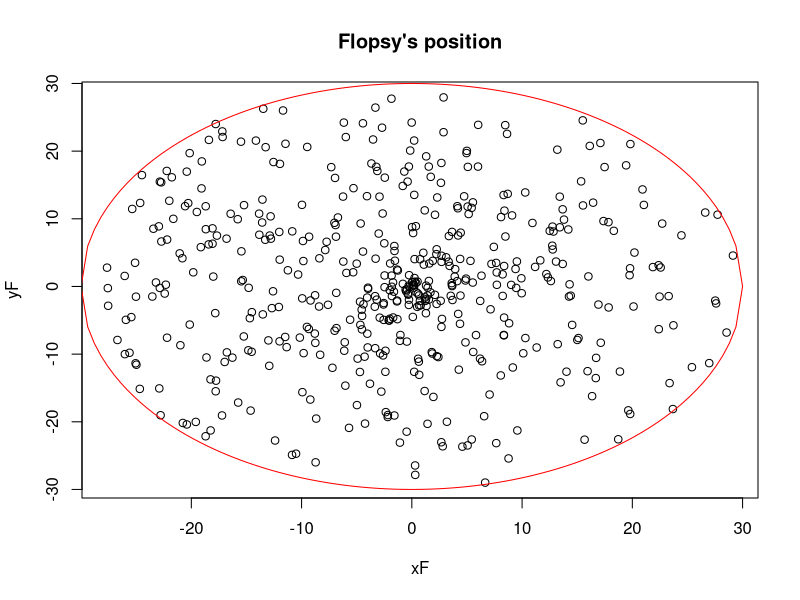
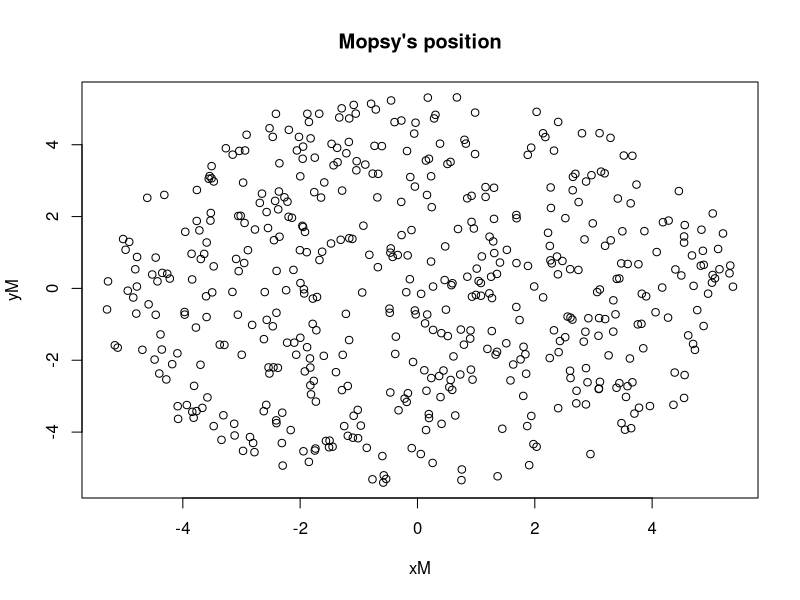
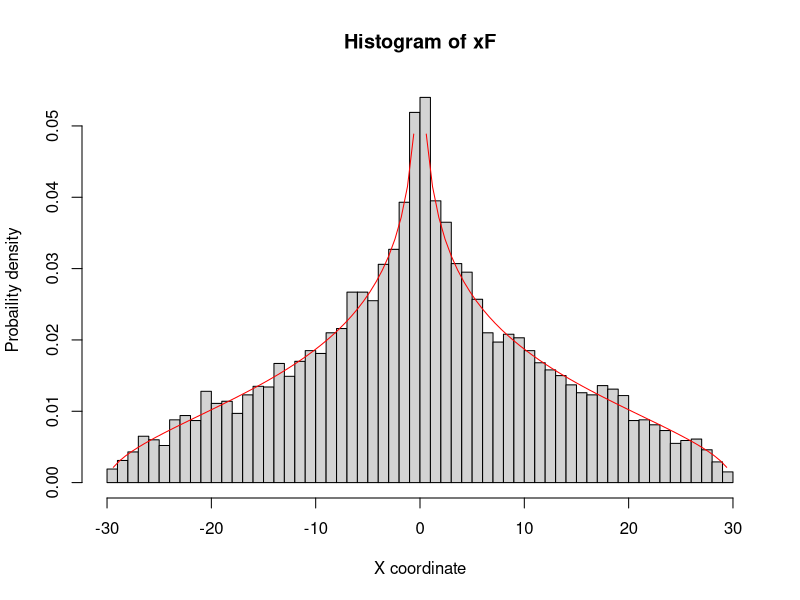
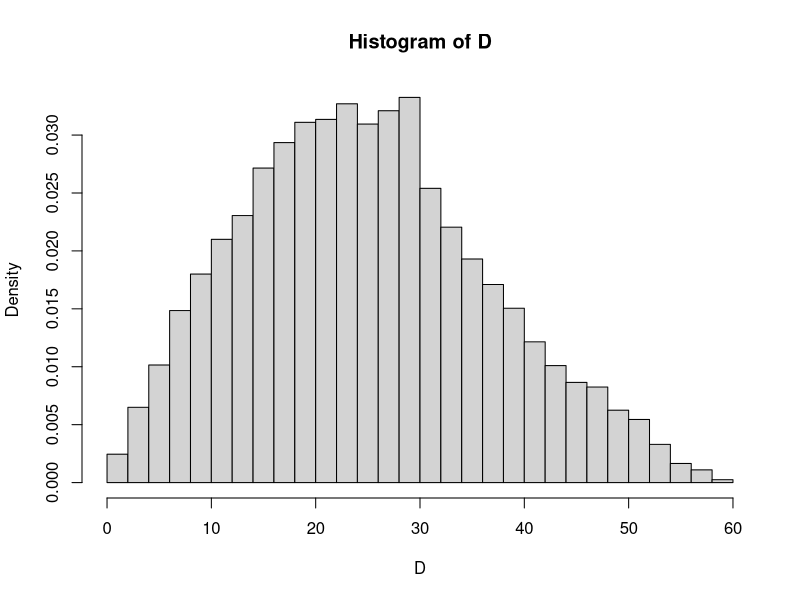

Reproduce these figures in R, in order. (Note: this script raises an error after producing the figures.)
## ---- chunk 1
knitr::opts_chunk$set(echo = TRUE)
## ---- chunk 2
n = 500

thetaF = runif(n, 0, 2*pi)
rF = runif(n, 0, 30)

xF = rF * cos(thetaF)
yF = rF * sin(thetaF)

plot(xF, yF, main = "Flopsy's position")


add_circle=function(radius)
{
 xcoord=(radius/50)*c(-50:50)
 ycoord_pos=sqrt(radius^2-xcoord^2)
 ycoord_neg=-sqrt(radius^2-xcoord^2)
 points(xcoord,ycoord_pos,type='l',col='red')
 points(xcoord,ycoord_neg,type='l',col='red')
}
add_circle(30)
## ---- chunk 3
xM = c()
yM = c()
while(length(xM) < 500){
  XY = runif(2, -30, 30)
  if(XY[1]^2 + XY[2]^2 <= 30){
    xM = append(xM, XY[1])
    yM = append(yM, XY[2])
  }
}
plot(xM, yM, main = "Mopsy's position")
## ---- chunk 4
n = 10000
thetaF = runif(n, 0, 2*pi)
rF = runif(n, 0, 30)

xF = rF * cos(thetaF)
yF = rF * sin(thetaF)

hist(xF, breaks = 60, prob = TRUE, xlab = "X coordinate", ylab = "Probaility density")

pdf_f=function(x)
{
 fx= (1/pi)*(1/sqrt(30^2-x^2)) +
     (1/(30*pi))*log(30+sqrt(30^2-x^2)) +
     (-1/(30*pi))*log(abs(x)) +
     (-1/(30*pi)) +
     (-x^2/(30*pi))*(1/(30+sqrt(30^2-x^2)))*
     (1/sqrt(30^2-x^2))
 fx
}
curve(pdf_f, add = TRUE, col = 'red')
## ---- chunk 5
n = 10000
# Flopsy
thetaF = runif(n, 0, 2*pi)
rF = runif(n, 0, 30)

xF = rF * cos(thetaF)
yF = rF * sin(thetaF)

# Mopsy
xM = c()
yM = c()
while(length(xM) < n){
  XY = runif(2, -30, 30)
  if(XY[1]^2 + XY[2]^2 <= 30^2){
    xM = append(xM, XY[1])
    yM = append(yM, XY[2])
  }
}
D = numeric(n)
for(i in 1:n){
  D[i] = sqrt((xF[i] - xM[i])^2 + (yF[i] - yM[i])^2)
}

hist(D, breaks = 30, prob = TRUE)
est = sum(D) / n
## ---- chunk 6
# i.
Z = rep(c(0), n)
for(i in 1:n){
  if(D[i] < 15){
    Z[i] = 1
  }
}

# ii.
p_E = sum(Z) / n

# iii.
sdev = sdphat(p_E, n)

# iv.

